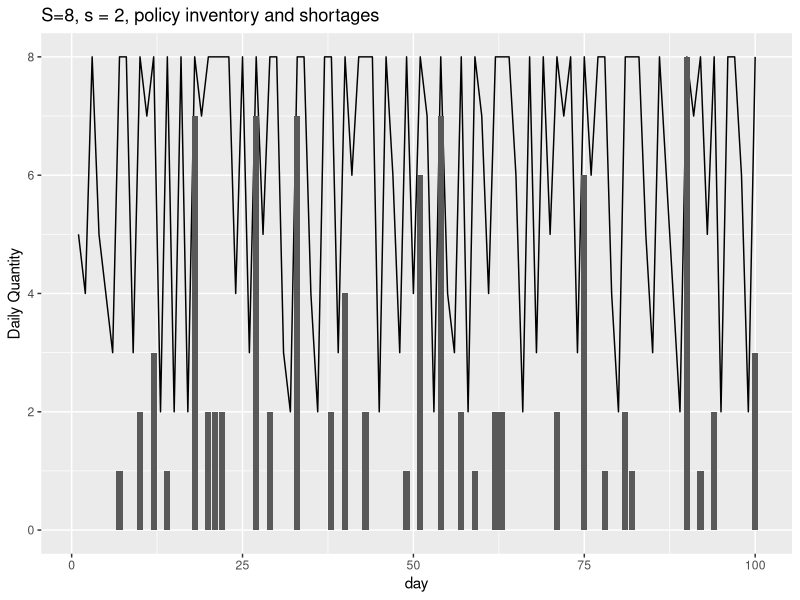
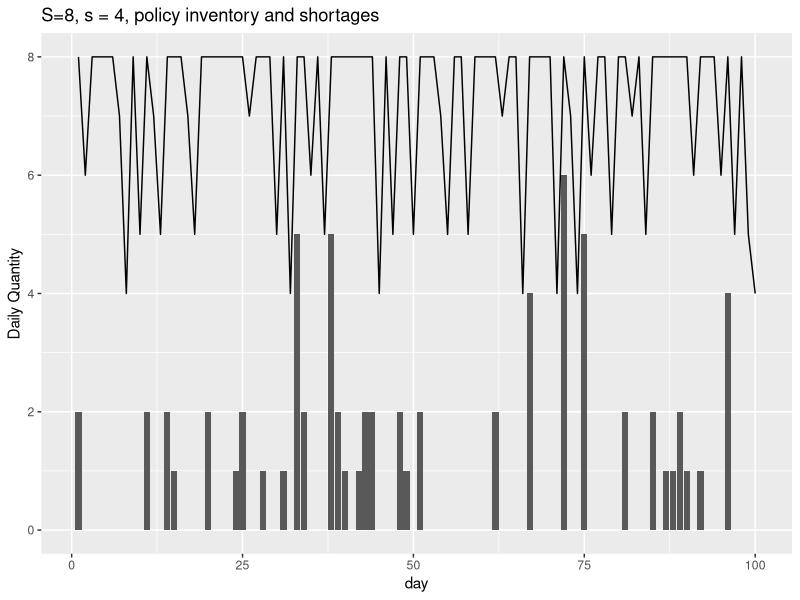
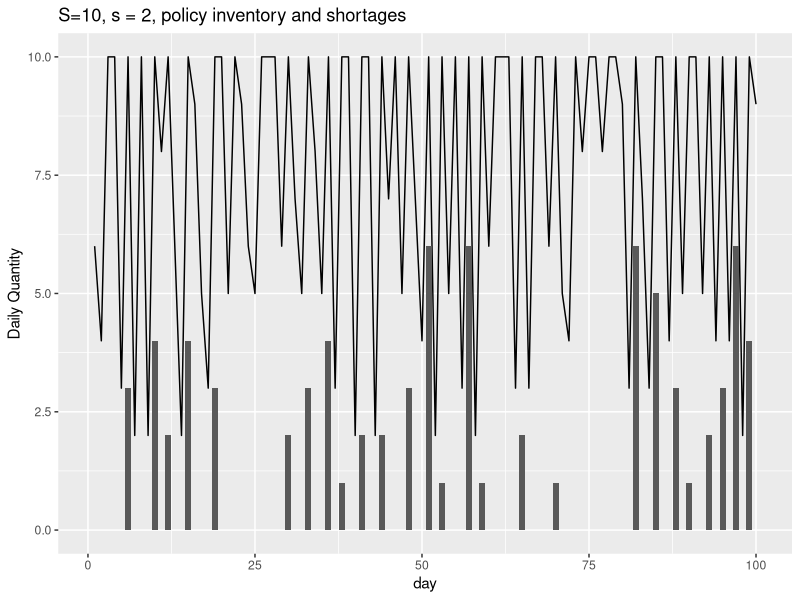
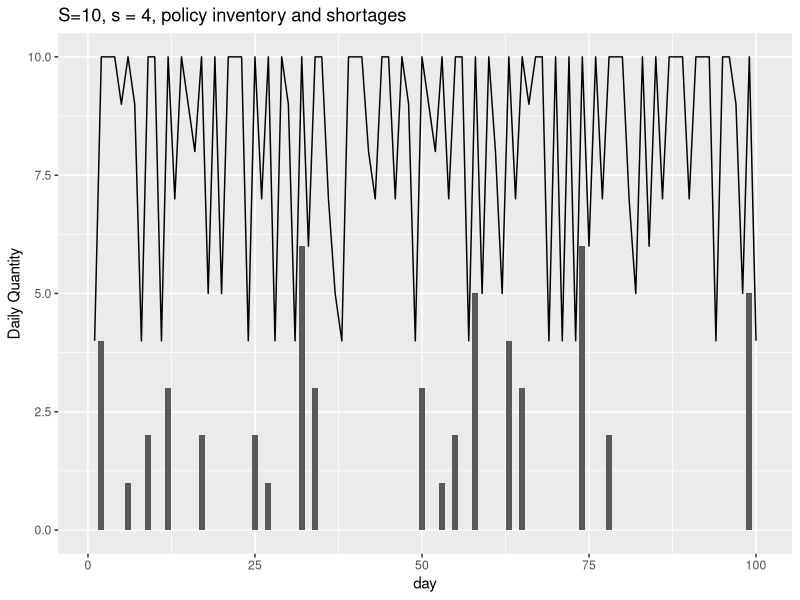

These charts were generated, in order, by the following R code:
## ---- chunk 1
library(dplyr, warn.conflicts = FALSE, quietly = TRUE)
library(ggplot2, warn.conflicts = FALSE, quietly = TRUE)
library(purrr, warn.conflicts = FALSE, quietly = TRUE)
## ---- chunk 2
sspolicy <-function(S, s, I, d){
  finali <- as.integer(I)-as.integer(d)
  if (finali <0){
    shortage <- -finali
  } else{
    shortage <- 0
  }
  if (finali < s){
    orderq <- S-finali
    order <- 1
    endi <- S
  } else {
    orderq <- 0
    order <- 0
    endi <- finali
  }
  result <- list(endi, orderq, shortage)
  result
}
ssresult1 <- sspolicy(5, 3, 4, 2)
print(ssresult1)
ssresult2 <- sspolicy(5, 3, 4, 8)
print(ssresult2)
## ---- chunk 3
policy <- data.frame(S = c(8,8,10,10),
                     s = c(2, 4, 2, 4))
evaluation <- function(S, s, days=100){
  inventorynew <- S
  inventory <- vector("list", length(days))
  orderq <- vector("list", length(days))
  shortage <- vector("list", length(days))
  for (day in 1:days){
    demand = sample(10, 1)
    ssoutput <- sspolicy(S, s, inventorynew, demand)
    inventory[[day]] <- ssoutput[1]
    orderq[[day]] <- ssoutput[2]
    shortage[[day]] <- ssoutput[3]
    inventorynew = inventory[[day]]
  } 
  data.frame(day = 1:100, inventory = unlist(inventory), orderq = unlist(orderq), shortageq = unlist(shortage)) 
}
## ---- chunk 4
ss1 = evaluation(policy$S[1], policy$s[1], 100)
print(paste("Average inventory = ", mean(ss1$inventory)))
print(paste("Total shortage = ", sum(ss1$shortage)))
ggplot(ss1) + geom_line(aes(x=day, y=inventory, label="Inventory")) + geom_bar(stat="identity", aes(x=day, y=shortageq, label="Shortages")) + ggtitle("S=8, s = 2, policy inventory and shortages") + ylab("Daily Quantity")
## ---- chunk 5
ss2 = evaluation(policy$S[2], policy$s[2], 100)
print(paste("Average inventory = ", mean(ss1$inventory)))
print(paste("Total shortage = ", sum(ss1$shortage)))
ggplot(ss2) + geom_line(aes(x=day, y=inventory, label="Inventory")) + geom_bar(stat="identity", aes(x=day, y=shortageq, label="Shortages")) + ggtitle("S=8, s = 4, policy inventory and shortages") + ylab("Daily Quantity")
## ---- chunk 6
ss3 = evaluation(policy$S[3], policy$s[3], 100)
print(paste("Average inventory = ", mean(ss1$inventory)))
print(paste("Total shortage = ", sum(ss1$shortage)))
ggplot(ss3) + geom_line(aes(x=day, y=inventory, label="Inventory")) + geom_bar(stat="identity", aes(x=day, y=shortageq, label="Shortages")) + ggtitle("S=10, s = 2, policy inventory and shortages") + ylab("Daily Quantity")
## ---- chunk 7
ss4 = evaluation(policy$S[4], policy$s[4], 100)
print(paste("Average inventory = ", mean(ss1$inventory)))
print(paste("Total shortage = ", sum(ss1$shortage)))
ggplot(ss4) + geom_line(aes(x=day, y=inventory, label="Inventory")) + geom_bar(stat="identity", aes(x=day, y=shortageq, label="Shortages")) + ggtitle("S=10, s = 4, policy inventory and shortages") + ylab("Daily Quantity")
